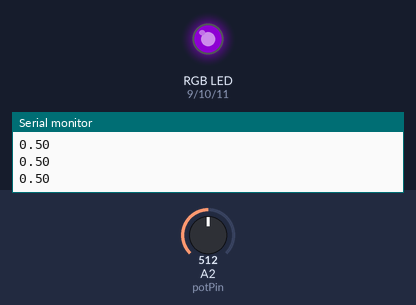
The sketch below on a simulated Arduino Uno, built with avr-gcc and run on an emulated ATmega328P. Parts: an RGB LED mixed from three pins (HIGH = lit), the last lines printed to the serial monitor. The test bench sets the inputs (shaded band); at power-on: A2 (potPin) = 512. Dim RGB values are drawn brighter than linear.

Above: at 1.2 s.
1.3 s: A2 (potPin) set to 716
At 1.8 s:
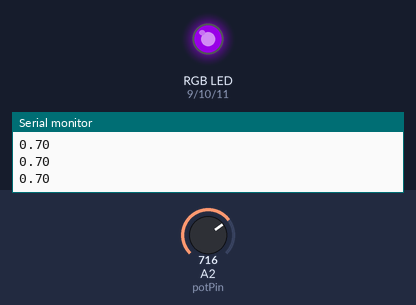
2.8 s: A2 (potPin) set to 900
At 4.0 s:
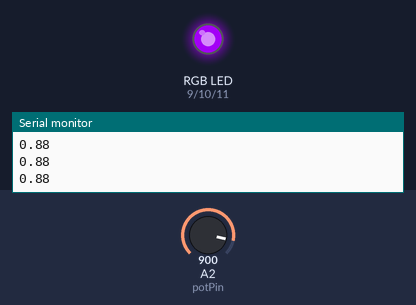
4.3 s: A2 (potPin) set to 306
At 5.1 s:
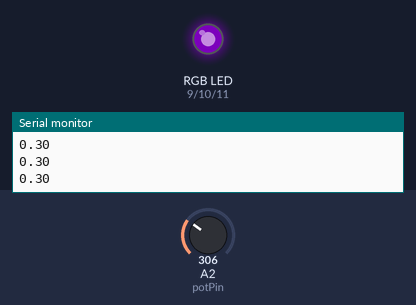
5.8 s: A2 (potPin) set to 122
At 6.4 s:
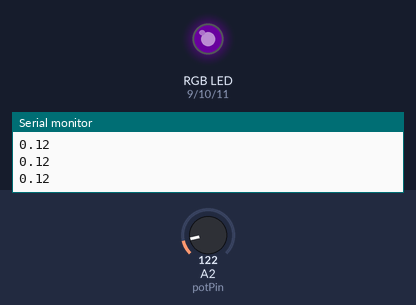
7.3 s: A2 (potPin) set to 0
At 8.6 s:
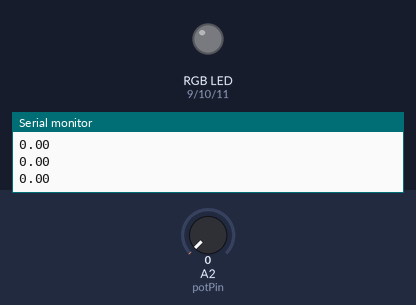
Timing chart, 0 to 9.8 s (numbered marks = the images above; inputs shaded):
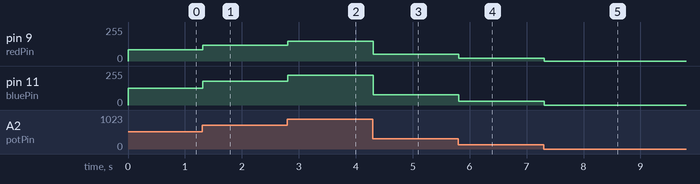

Measured:
- after the input at 1.3 s, pin 9 (redPin): 85/255 → 118/255 at once; pin 11 (bluePin): 127/255 → 178/255 at once
- after the input at 2.8 s, pin 9 (redPin): 118/255 → 149/255 at once; pin 11 (bluePin): 178/255 → 224/255 at once
- after the input at 4.3 s, pin 9 (redPin): 149/255 → 50/255 at once; pin 11 (bluePin): 224/255 → 76/255 at once
- after the input at 5.8 s, pin 9 (redPin): 50/255 → 20/255 at once; pin 11 (bluePin): 76/255 → 30/255 at once
- after the input at 7.3 s, pin 9 (redPin): 20/255 → 0/255 at once; pin 11 (bluePin): 30/255 → 0/255 at once

The sketch:

WK10_LightWand.ino
```cpp
// declaring variables
int redPin= 9;
int greenPin = 10;
int  bluePin = 11;
int potPin = A2;
int sensorVal = 0;
double brightness = 0;

void setup() {
  Serial.begin(9600);
  // defining the pins as output
  pinMode(redPin,  OUTPUT);
  pinMode(greenPin, OUTPUT);
  pinMode(bluePin, OUTPUT);
}

void  loop() {
  // reading sensor value from potentiometer
  sensorVal = analogRead(potPin);
  brightness = (double)sensorVal / 1023;
  Serial.println(brightness);

  setColor(170, 0, 255, brightness); // purple Color
}

// function from (https://projecthub.arduino.cc/semsemharaz/interfacing-rgb-led-with-arduino-b59902)
void setColor(int redValue, int greenValue,  int blueValue, double brightValue) {
  analogWrite(redPin, (double) redValue * brightValue);
  analogWrite(greenPin,  (double) greenValue  * brightValue);
  analogWrite(bluePin, (double) blueValue  * brightValue);
}
```
